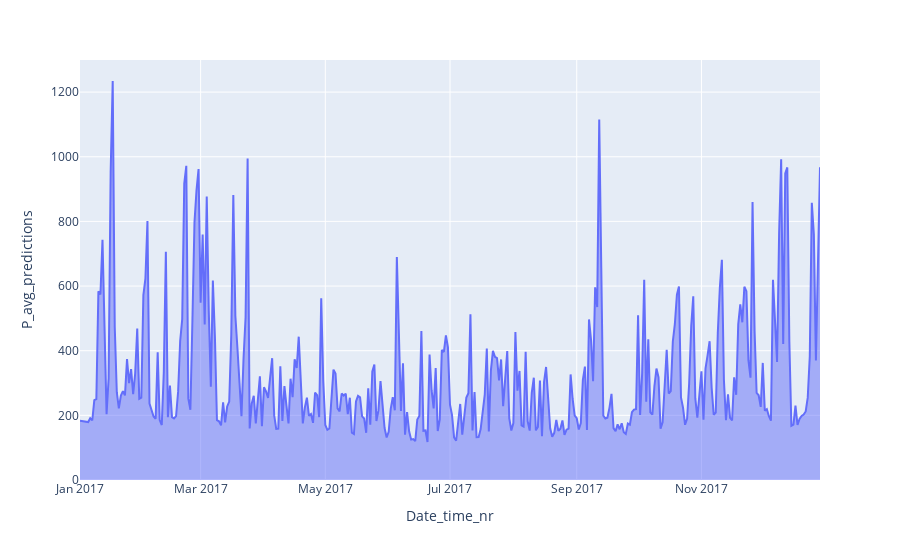

The notebook cell saved with this chart:
### Code cell
from datetime import datetime
def power_plot(data):
    fig = px.area(data1P, y="P_avg_predictions")
    return fig
    
power_plot(data1).show()

### Figure 1 — Plotly figure (JSON) as saved in the notebook; plotly's stock layout.template omitted (floating-point values rounded to 4 significant figures; data arrays with more than 128 entries replaced by an {"elided": "..."} marker saying what was removed)
{"data": [{"fillpattern": {"shape": ""}, "hovertemplate": "Date_time_nr=%{x}<br>P_avg_predictions=%{y}<extra></extra>", "legendgroup": "", "line": {"color": "#636efa"}, "marker": {"symbol": "circle"}, "mode": "lines", "name": "", "orientation": "v", "showlegend": false, "stackgroup": "1", "type": "scatter", "x": {"elided": "363 str values"}, "xaxis": "x", "y": {"elided": "363 float values"}, "yaxis": "y"}], "layout": {"legend": {"tracegroupgap": 0}, "margin": {"t": 60}, "xaxis": {"anchor": "y", "domain": [0, 1], "title": {"text": "Date_time_nr"}}, "yaxis": {"anchor": "x", "domain": [0, 1], "title": {"text": "P_avg_predictions"}}}}
